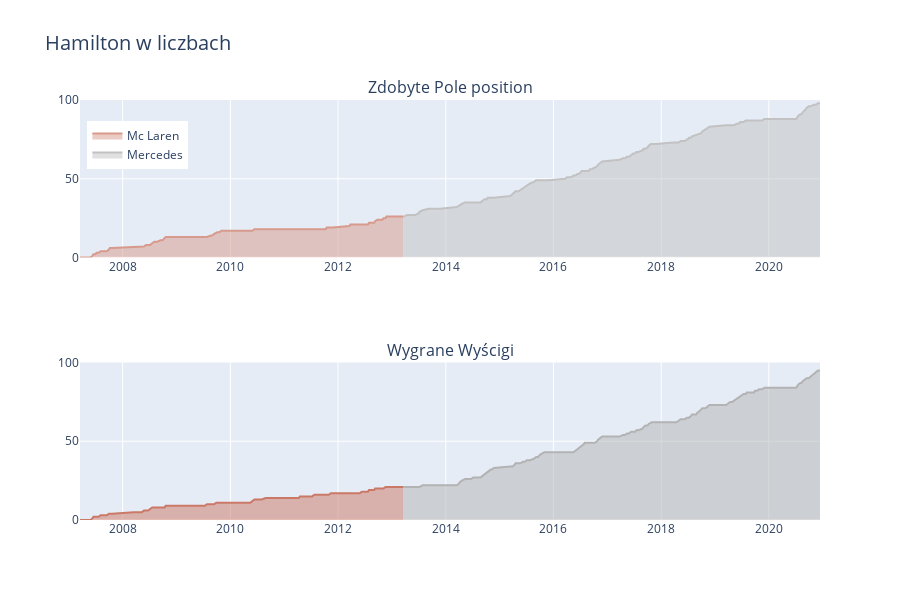

Notebook code cell kept with this figure:
### Code cell
# Zdobyte Pole position
mclaren_poles  = go.Scatter(x=mc_laren.date, y=mc_laren.poles, fill='tozeroy', name="Mc Laren", marker=dict(color="#D89A8C"))
mercedes_poles = go.Scatter(x=mercedes.date, y=mercedes.poles, fill='tozeroy', name="Mercedes", marker=dict(color="#C2C2C2"))

# Wygrane wyścigi
mclaren_wons  = go.Scatter(x=mc_laren.date, y=mc_laren.races_won, fill='tozeroy', name="Mc Laren", marker=dict(color="#cb7967"), showlegend=False)
mercedes_wons = go.Scatter(x=mercedes.date, y=mercedes.races_won, fill='tozeroy', name="Mercedes", marker=dict(color="#b3b3b3"), showlegend=False)

# Rysowanie wykresu
fig = make_subplots(
    rows=2, 
    cols=1, 
    subplot_titles=("Zdobyte Pole position","Wygrane Wyścigi")
)

fig.add_trace(mclaren_poles, row=1, col=1)
fig.add_trace(mercedes_poles, row=1, col=1)

fig.add_trace(mclaren_wons, row=2, col=1)
fig.add_trace(mercedes_wons, row=2, col=1)

fig.update_layout(
    height=600,
    title_text="Hamilton w liczbach",
    title_font_size=20,
    hovermode='x',
    showlegend=True,
    legend=dict(
        yanchor="top",
        y=0.95,
        xanchor="left",
        x=0.01
    ),
)

fig.update_yaxes(range=[0, 100])

### Figure 1 — Plotly figure (JSON) as saved in the notebook; plotly's stock layout.template omitted (floating-point values rounded to 4 significant figures; data arrays with more than 128 entries replaced by an {"elided": "..."} marker saying what was removed)
{"data": [{"fill": "tozeroy", "marker": {"color": "#D89A8C"}, "name": "Mc Laren", "type": "scatter", "x": ["2007-03-18", "2007-04-08", "2007-04-15", "2007-05-13", "2007-05-27", "2007-06-10", "2007-06-17", "2007-07-01", "2007-07-08", "2007-07-22", "2007-08-05", "2007-08-26", "2007-09-09", "2007-09-16", "2007-09-30", "2007-10-07", "2007-10-21", "2008-03-16", "2008-03-23", "2008-04-06", "2008-04-27", "2008-05-11", "2008-05-25", "2008-06-08", "2008-06-22", "2008-07-06", "2008-07-20", "2008-08-03", "2008-08-24", "2008-09-07", "2008-09-14", "2008-09-28", "2008-10-12", "2008-10-19", "2008-11-02", "2009-03-29", "2009-04-05", "2009-04-19", "2009-04-26", "2009-05-10", "2009-05-24", "2009-06-07", "2009-06-21", "2009-07-12", "2009-07-26", "2009-08-23", "2009-08-30", "2009-09-13", "2009-09-27", "2009-10-04", "2009-10-18", "2009-11-01", "2010-03-14", "2010-03-28", "2010-04-04", "2010-04-18", "2010-05-09", "2010-05-16", "2010-05-30", "2010-06-13", "2010-06-27", "2010-07-11", "2010-07-25", "2010-08-01", "2010-08-29", "2010-09-12", "2010-09-26", "2010-10-10", "2010-10-24", "2010-11-07", "2010-11-14", "2011-03-27", "2011-04-10", "2011-04-17", "2011-05-08", "2011-05-22", "2011-05-29", "2011-06-12", "2011-06-26", "2011-07-10", "2011-07-24", "2011-07-31", "2011-08-28", "2011-09-11", "2011-09-25", "2011-10-09", "2011-10-16", "2011-10-30", "2011-11-13", "2011-11-27", "2012-03-18", "2012-03-25", "2012-04-15", "2012-04-22", "2012-05-13", "2012-05-27", "2012-06-10", "2012-06-24", "2012-07-08", "2012-07-22", "2012-07-29", "2012-09-02", "2012-09-09", "2012-09-23", "2012-10-07", "2012-10-14", "2012-10-28", "2012-11-04", "2012-11-18", "2012-11-25", "2013-03-17"], "xaxis": "x", "y": [0, 0, 0, 0, 0, 1, 2, 2, 3, 3, 4, 4, 4, 4, 5, 6, 6, 7, 7, 7, 7, 7, 7, 8, 8, 8, 9, 10, 10, 11, 11, 11, 12, 13, 13, 13, 13, 13, 13, 13, 13, 13, 13, 13, 13, 14, 14, 15, 16, 16, 16, 17, 17, 17, 17, 17, 17, 17, 17, 18, 18, 18, 18, 18, 18, 18, 18, 18, 18, 18, 18, 18, 18, 18, 18, 18, 18, 18, 18, 18, 18, 18, 18, 18, 18, 18, 19, 19, 19, 19, 20, 21, 21, 21, 21, 21, 21, 21, 21, 21, 22, 22, 23, 24, 24, 24, 24, 25, 25, 26, 26], "yaxis": "y"}, {"fill": "tozeroy", "marker": {"color": "#C2C2C2"}, "name": "Mercedes", "type": "scatter", "x": {"elided": "156 str values"}, "xaxis": "x", "y": {"elided": "156 int values"}, "yaxis": "y"}, {"fill": "tozeroy", "marker": {"color": "#cb7967"}, "name": "Mc Laren", "showlegend": false, "type": "scatter", "x": ["2007-03-18", "2007-04-08", "2007-04-15", "2007-05-13", "2007-05-27", "2007-06-10", "2007-06-17", "2007-07-01", "2007-07-08", "2007-07-22", "2007-08-05", "2007-08-26", "2007-09-09", "2007-09-16", "2007-09-30", "2007-10-07", "2007-10-21", "2008-03-16", "2008-03-23", "2008-04-06", "2008-04-27", "2008-05-11", "2008-05-25", "2008-06-08", "2008-06-22", "2008-07-06", "2008-07-20", "2008-08-03", "2008-08-24", "2008-09-07", "2008-09-14", "2008-09-28", "2008-10-12", "2008-10-19", "2008-11-02", "2009-03-29", "2009-04-05", "2009-04-19", "2009-04-26", "2009-05-10", "2009-05-24", "2009-06-07", "2009-06-21", "2009-07-12", "2009-07-26", "2009-08-23", "2009-08-30", "2009-09-13", "2009-09-27", "2009-10-04", "2009-10-18", "2009-11-01", "2010-03-14", "2010-03-28", "2010-04-04", "2010-04-18", "2010-05-09", "2010-05-16", "2010-05-30", "2010-06-13", "2010-06-27", "2010-07-11", "2010-07-25", "2010-08-01", "2010-08-29", "2010-09-12", "2010-09-26", "2010-10-10", "2010-10-24", "2010-11-07", "2010-11-14", "2011-03-27", "2011-04-10", "2011-04-17", "2011-05-08", "2011-05-22", "2011-05-29", "2011-06-12", "2011-06-26", "2011-07-10", "2011-07-24", "2011-07-31", "2011-08-28", "2011-09-11", "2011-09-25", "2011-10-09", "2011-10-16", "2011-10-30", "2011-11-13", "2011-11-27", "2012-03-18", "2012-03-25", "2012-04-15", "2012-04-22", "2012-05-13", "2012-05-27", "2012-06-10", "2012-06-24", "2012-07-08", "2012-07-22", "2012-07-29", "2012-09-02", "2012-09-09", "2012-09-23", "2012-10-07", "2012-10-14", "2012-10-28", "2012-11-04", "2012-11-18", "2012-11-25", "2013-03-17"], "xaxis": "x2", "y": [0, 0, 0, 0, 0, 1, 2, 2, 2, 2, 3, 3, 3, 3, 4, 4, 4, 5, 5, 5, 5, 5, 6, 6, 6, 7, 8, 8, 8, 8, 8, 8, 8, 9, 9, 9, 9, 9, 9, 9, 9, 9, 9, 9, 10, 10, 10, 10, 11, 11, 11, 11, 11, 11, 11, 11, 11, 11, 12, 13, 13, 13, 13, 13, 14, 14, 14, 14, 14, 14, 14, 14, 14, 15, 15, 15, 15, 15, 15, 15, 16, 16, 16, 16, 16, 16, 16, 16, 17, 17, 17, 17, 17, 17, 17, 17, 18, 18, 18, 18, 19, 19, 20, 20, 20, 20, 20, 20, 21, 21, 21], "yaxis": "y2"}, {"fill": "tozeroy", "marker": {"color": "#b3b3b3"}, "name": "Mercedes", "showlegend": false, "type": "scatter", "x": {"elided": "156 str values"}, "xaxis": "x2", "y": {"elided": "156 int values"}, "yaxis": "y2"}], "layout": {"annotations": [{"font": {"size": 16}, "showarrow": false, "text": "Zdobyte Pole position", "x": 0.5, "xanchor": "center", "xref": "paper", "y": 1, "yanchor": "bottom", "yref": "paper"}, {"font": {"size": 16}, "showarrow": false, "text": "Wygrane Wyścigi", "x": 0.5, "xanchor": "center", "xref": "paper", "y": 0.375, "yanchor": "bottom", "yref": "paper"}], "height": 600, "hovermode": "x", "legend": {"x": 0.01, "xanchor": "left", "y": 0.95, "yanchor": "top"}, "showlegend": true, "title": {"font": {"size": 20}, "text": "Hamilton w liczbach"}, "xaxis": {"anchor": "y", "domain": [0, 1]}, "xaxis2": {"anchor": "y2", "domain": [0, 1]}, "yaxis": {"anchor": "x", "domain": [0.625, 1], "range": [0, 100]}, "yaxis2": {"anchor": "x2", "domain": [0, 0.375], "range": [0, 100]}}}
